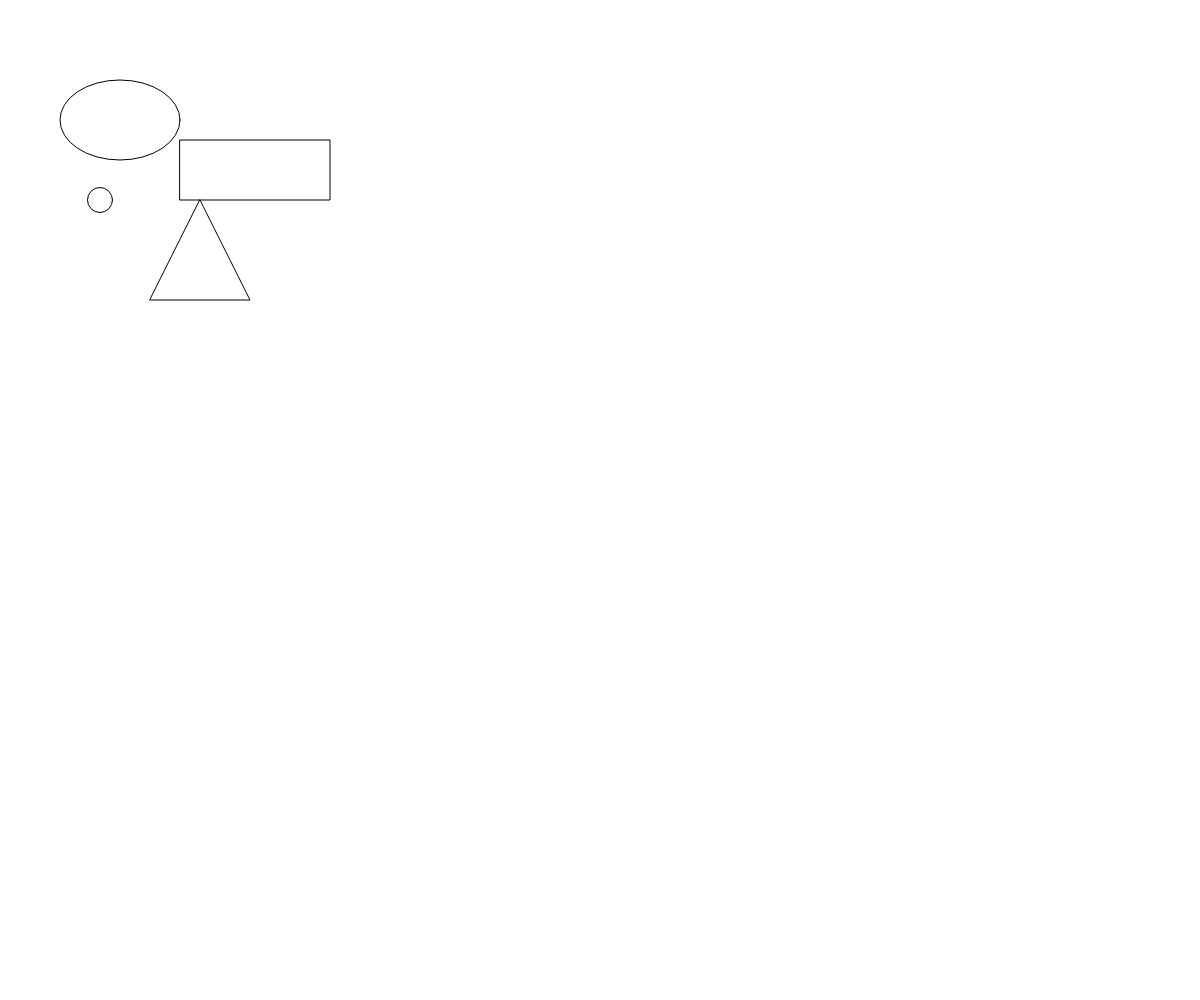
Frame 1 (no input)
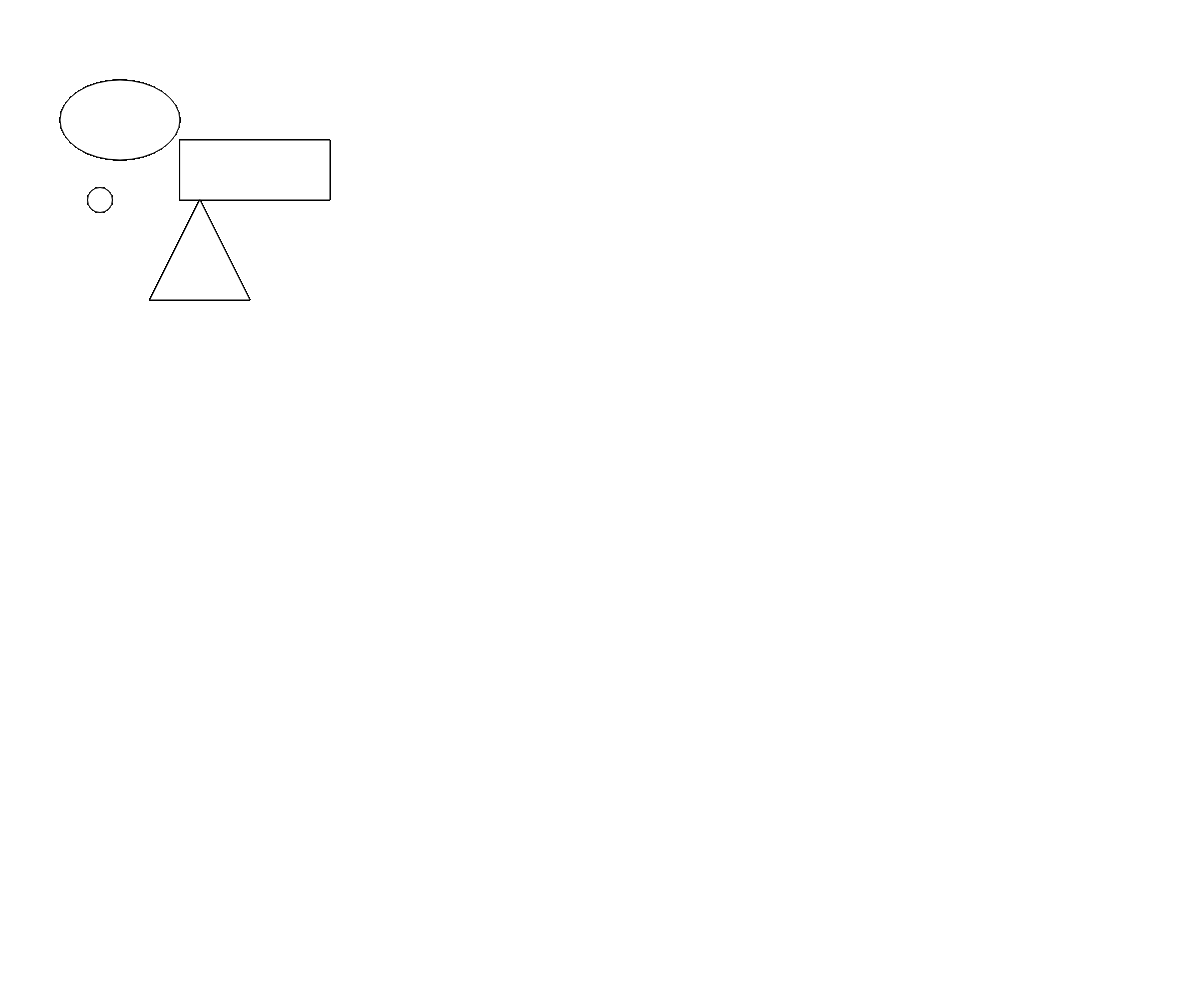
Frame 60 (no input)
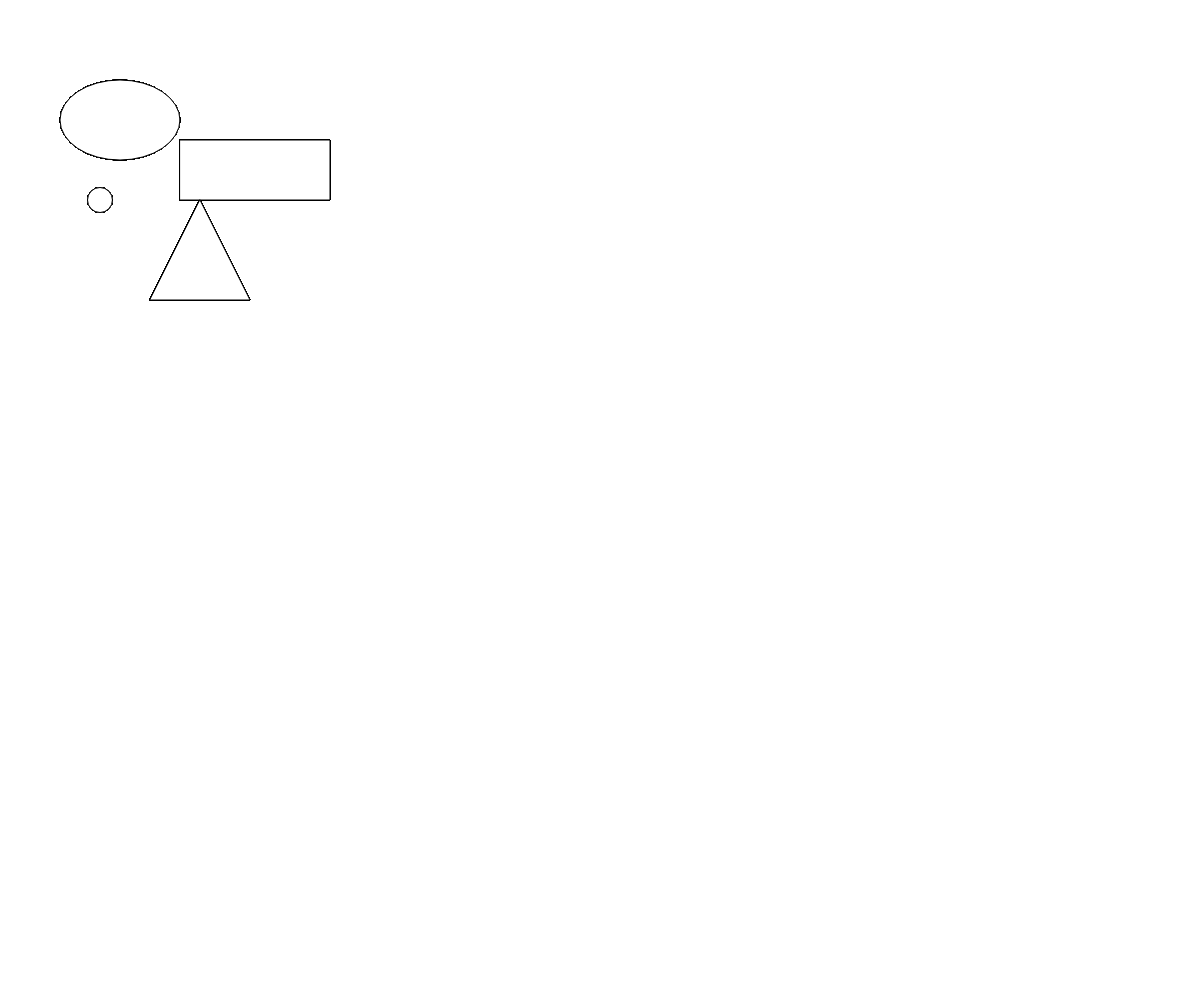
Frame 120 (the mouse pressed at the canvas centre since frame 60)

The p5.js sketch that drew these frames (run headless with seeded random() and noise() and a simulated clock; from frame 60 on, the mouse is pressed at the canvas centre):

// p5.js sketch
// ── sketch.js


function setup() {// runs once at the start
  createCanvas(windowWidth, windowHeight);
  // createCanvas is a function
  // that creates a canvas for our p5.js sketch
  // to drwa into. it takes two parametersm
  // width and height, windowWidth and windowHeight
  // are used to set the size to the full size
  // of our browser window
}

function draw() {// runs in a loop fter setup
  circle(100,200,25);
  // circle takes these parameters;
  // x position, y position, diameter
  ellipse(120, 120, 120, 80);
  rect(180, 140, 150, 60);
  triangle(200, 200, 250, 300, 150, 300)


}
